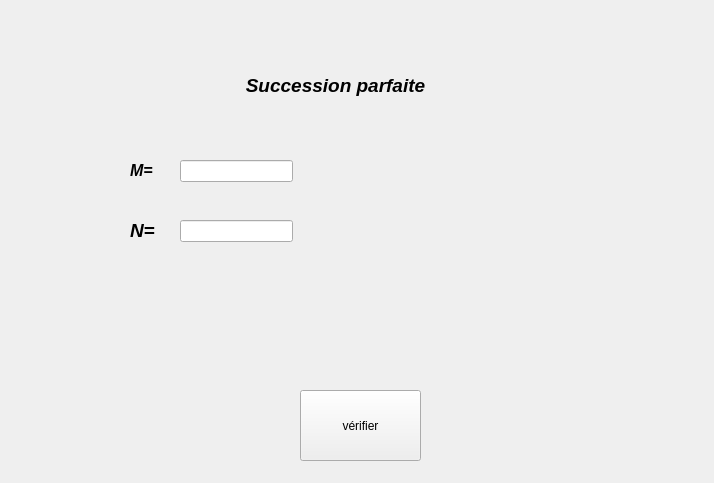
<?xml version="1.0" encoding="UTF-8"?>
<ui version="4.0">
 <class>Form</class>
 <widget class="QWidget" name="Form">
  <property name="geometry">
   <rect>
    <x>0</x>
    <y>0</y>
    <width>714</width>
    <height>483</height>
   </rect>
  </property>
  <property name="windowTitle">
   <string>Form</string>
  </property>
  <widget class="QLabel" name="label">
   <property name="geometry">
    <rect>
     <x>210</x>
     <y>50</y>
     <width>251</width>
     <height>71</height>
    </rect>
   </property>
   <property name="text">
    <string>&lt;html&gt;&lt;head/&gt;&lt;body&gt;&lt;p align=&quot;center&quot;&gt;&lt;span style=&quot; font-size:14pt; font-weight:600; font-style:italic;&quot;&gt;Succession parfaite&lt;/span&gt;&lt;/p&gt;&lt;/body&gt;&lt;/html&gt;</string>
   </property>
  </widget>
  <widget class="QLabel" name="res">
   <property name="geometry">
    <rect>
     <x>140</x>
     <y>320</y>
     <width>421</width>
     <height>61</height>
    </rect>
   </property>
   <property name="text">
    <string/>
   </property>
  </widget>
  <widget class="QLabel" name="label_3">
   <property name="geometry">
    <rect>
     <x>130</x>
     <y>150</y>
     <width>111</width>
     <height>41</height>
    </rect>
   </property>
   <property name="text">
    <string>&lt;html&gt;&lt;head/&gt;&lt;body&gt;&lt;p&gt;&lt;span style=&quot; font-size:12pt; font-weight:600; font-style:italic;&quot;&gt;M=&lt;/span&gt;&lt;/p&gt;&lt;/body&gt;&lt;/html&gt;</string>
   </property>
  </widget>
  <widget class="QLabel" name="label_4">
   <property name="geometry">
    <rect>
     <x>130</x>
     <y>210</y>
     <width>91</width>
     <height>41</height>
    </rect>
   </property>
   <property name="text">
    <string>&lt;html&gt;&lt;head/&gt;&lt;body&gt;&lt;p&gt;&lt;span style=&quot; font-size:14pt; font-weight:600; font-style:italic;&quot;&gt;N=&lt;/span&gt;&lt;/p&gt;&lt;/body&gt;&lt;/html&gt;</string>
   </property>
  </widget>
  <widget class="QPushButton" name="verif">
   <property name="geometry">
    <rect>
     <x>300</x>
     <y>390</y>
     <width>121</width>
     <height>71</height>
    </rect>
   </property>
   <property name="text">
    <string>vérifier</string>
   </property>
  </widget>
  <widget class="QLineEdit" name="m">
   <property name="geometry">
    <rect>
     <x>180</x>
     <y>160</y>
     <width>113</width>
     <height>22</height>
    </rect>
   </property>
  </widget>
  <widget class="QLineEdit" name="n">
   <property name="geometry">
    <rect>
     <x>180</x>
     <y>220</y>
     <width>113</width>
     <height>22</height>
    </rect>
   </property>
  </widget>
 </widget>
 <resources/>
 <connections/>
</ui>
